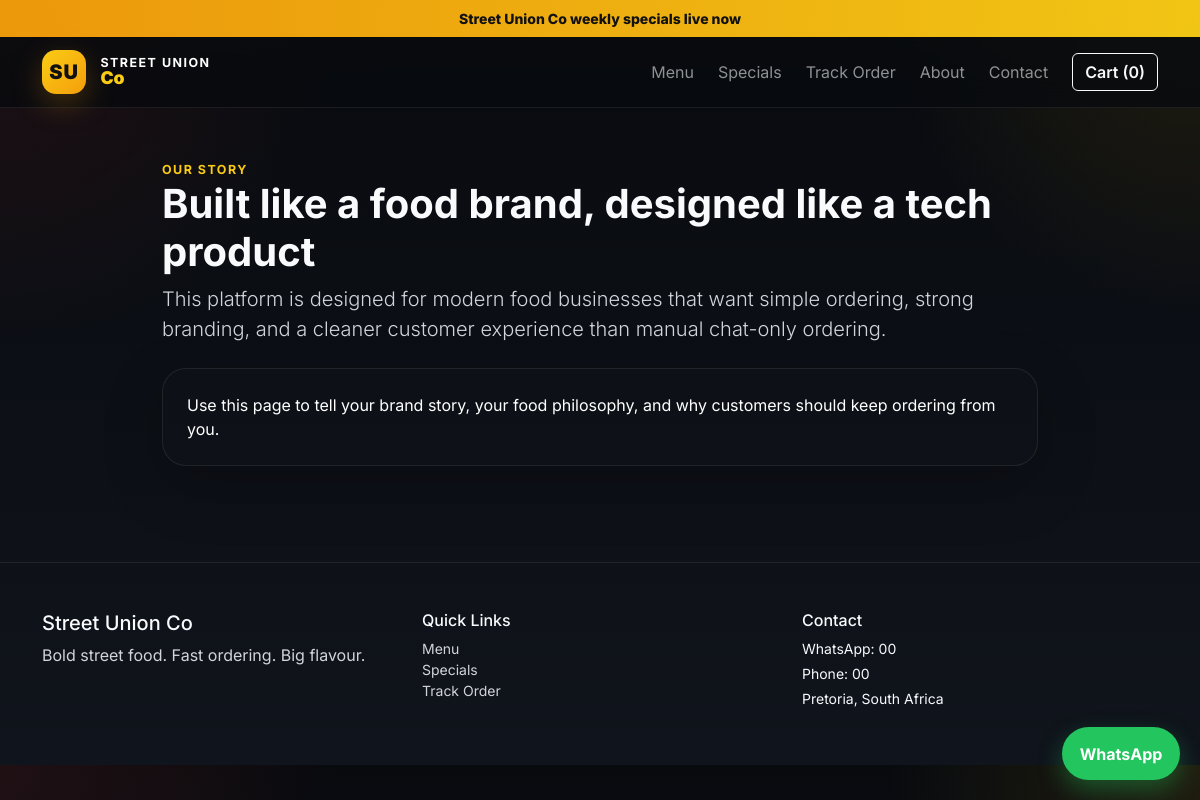
The page /about/ on the database its author committed.
### orders/models.py (models this page shows, shortened)
class TimeStampedModel(models.Model):
    created_at = models.DateTimeField(auto_now_add=True)
    updated_at = models.DateTimeField(auto_now=True)
    class Meta:
        abstract = True

class SiteSetting(TimeStampedModel):
    business_name = models.CharField(max_length=150, default='Street Union Co')
    tagline = models.CharField(max_length=220, blank=True)
    whatsapp_number = models.CharField(max_length=20, blank=True)
    support_email = models.EmailField(blank=True)
    phone_number = models.CharField(max_length=20, blank=True)
    address = models.TextField(blank=True)
    delivery_note = models.CharField(max_length=220, blank=True)
    promo_text = models.CharField(max_length=220, blank=True)

### orders/views.py (the view)
# urls.py: path('about/', views.about, name='about'),
def about(request: HttpRequest) -> HttpResponse:
    return render(request, 'orders/about.html')

### orders/templates/orders/about.html (shortened to what this page needs)
{% extends 'orders/base.html' %}
{% block content %}
<section class="py-5">
    <div class="container narrow-copy">
        <span class="section-kicker">Our story</span>
        <h1 class="fw-bold">Built like a food brand, designed like a tech product</h1>
        <p class="lead text-light-emphasis">This platform is designed for modern food businesses that want simple ordering, strong branding, and a cleaner customer experience than manual chat-only ordering.</p>
        <div class="panel p-4 mt-4">
            <p class="mb-0">Use this page to tell your brand story, your food philosophy, and why customers should keep ordering from you.</p>
        </div>
    </div>
</section>
{% endblock %}

### orders/templates/orders/base.html (shortened to what this page needs)
{% load static %}
<!doctype html>
<html lang="en">
<head>
    <link href="https://cdn.jsdelivr.net/npm/bootstrap@5.3.3/dist/css/bootstrap.min.css" rel="stylesheet">
    <link href="{% static 'css/styles.css' %}" rel="stylesheet">
</head>
<body>
    <div class="promo-bar text-center py-2 small">
        {{ site_settings.promo_text|default:'Street Union Co specials are live this week' }}
    </div>
    <nav class="navbar navbar-expand-lg navbar-dark sticky-top glass-nav">
        <div class="container">
            <a class="navbar-brand fw-bold brand-lockup" href="{% url 'orders:home' %}">
                <span class="brand-mark">SU</span>
                <span>
                    <small>Street Union</small>
                    <strong>Co</strong>
                </span>
            </a>
            <div class="collapse navbar-collapse">
                <ul class="navbar-nav ms-auto mb-2 mb-lg-0 align-items-lg-center gap-lg-2">
                    <li class="nav-item"><a class="nav-link" href="{% url 'orders:menu' %}">Menu</a></li>
                    <li class="nav-item"><a class="nav-link" href="{% url 'orders:specials' %}">Specials</a></li>
                    <li class="nav-item"><a class="nav-link" href="{% url 'orders:track_order' %}">Track Order</a></li>
                    <li class="nav-item"><a class="nav-link" href="{% url 'orders:about' %}">About</a></li>
                    <li class="nav-item"><a class="nav-link" href="{% url 'orders:contact' %}">Contact</a></li>
                    <li class="nav-item ms-lg-2">
                        <button class="btn btn-outline-light fw-semibold" type="button" data-bs-toggle="offcanvas" data-bs-target="#cartDrawer">
                            Cart ({{ cart_count|default:0 }})
                        </button>
                    </li>
                </ul>
            </div>
        </div>
    </nav>
    <main>
        {% block content %}{% endblock %}
    </main>
    <a class="whatsapp-float" target="_blank" rel="noopener" href="https://wa.me/{{ whatsapp_number }}">WhatsApp</a>
    <footer class="site-footer mt-5 py-5">
        <div class="container">
            <div class="row g-4">
                <div class="col-md-4">
                    <h5>{{ business_name }}</h5>
                    <p class="text-light-emphasis">{{ site_settings.tagline|default:'Fast flavour. Strong branding. Clean ordering.' }}</p>
                </div>
                <div class="col-md-4">
                    <h6>Quick Links</h6>
                    <ul class="list-unstyled small">
                        <li><a href="{% url 'orders:menu' %}">Menu</a></li>
                        <li><a href="{% url 'orders:specials' %}">Specials</a></li>
                        <li><a href="{% url 'orders:track_order' %}">Track Order</a></li>
                    </ul>
                </div>
                <div class="col-md-4">
                    <h6>Contact</h6>
                    <p class="small mb-1">WhatsApp: {{ site_settings.whatsapp_number|default:whatsapp_number }}</p>
                    <p class="small mb-1">Phone: {{ site_settings.phone_number|default:'067 000 0000' }}</p>
                    <p class="small mb-0">{{ site_settings.address|default:'Pretoria, South Africa' }}</p>
                </div>
            </div>
        </div>
    </footer>
</body>
</html>

### static/css/styles.css (style rules this page uses)
:root { --bg: #0b0d12; --panel: rgba(15, 18, 24, 0.92); --panel-2: rgba(22, 26, 34, 0.95); --panel-border: rgba(255, 255, 255, 0.08); --text: #f8fafc; --muted: #d1d5db; --accent: #facc15; --accent-strong: #f59e0b; --success: #22c55e; }
* { box-sizing: border-box; }
body { font-family: 'Inter', sans-serif; background: radial-gradient(circle at top right, rgba(250, 204, 21, 0.10), transparent 22%), radial-gradient(circle at top left, rgba(239, 68, 68, 0.10), transparent 24%), linear-gradient(180deg, #080a0e 0%, #10141c 100%); color: var(--text); }
a { color: inherit; text-decoration: none; }
.promo-bar { background: linear-gradient(90deg, rgba(245, 158, 11, 0.96), rgba(250, 204, 21, 0.96)); color: #111111; font-weight: 800; }
.glass-nav { backdrop-filter: blur(18px); background: rgba(8, 10, 14, 0.80); border-bottom: 1px solid var(--panel-border); }
.brand-lockup { display: inline-flex; align-items: center; gap: 0.9rem; }
.brand-mark { width: 44px; height: 44px; display: inline-flex; align-items: center; justify-content: center; border-radius: 14px; background: linear-gradient(135deg, var(--accent), var(--accent-strong)); color: #111111; font-weight: 900; letter-spacing: 0.04em; box-shadow: 0 10px 30px rgba(245, 158, 11, 0.25); }
.brand-lockup small, .brand-lockup strong { display: block; line-height: 1; }
.brand-lockup small { color: #ffffff; font-size: 0.78rem; text-transform: uppercase; letter-spacing: 0.12em; }
.brand-lockup strong { color: var(--accent); font-size: 1.1rem; }
.hero-panel, .panel, .success-panel, .special-card, .food-card, .empty-panel, .cart-drawer { background: var(--panel); border: 1px solid var(--panel-border); box-shadow: 0 20px 60px rgba(0, 0, 0, 0.24); border-radius: 1.5rem; }
.section-kicker { text-transform: uppercase; letter-spacing: 0.12em; color: var(--accent); font-size: 0.78rem; font-weight: 700; }
.whatsapp-float { position: fixed; right: 20px; bottom: 20px; background: #22c55e; color: white; padding: 0.9rem 1.1rem; border-radius: 999px; font-weight: 700; box-shadow: 0 10px 25px rgba(34,197,94,0.35); z-index: 1040; }
.site-footer { border-top: 1px solid var(--panel-border); color: var(--text); }
.site-footer a { color: var(--muted); }
.narrow-copy { max-width: 900px; }
.text-light-emphasis, .text-body-secondary, .text-muted { color: #d1d5db !important; }
.food-card h5, .food-card p, .hero-panel h3, .hero-panel p, .special-card h4, .special-card p, .empty-panel, .panel, .success-panel, .mini-panel, .stat-card, .category-pill, .drawer-item, .drawer-total, .cart-drawer { color: #ffffff; }

### rows shown on the page
SiteSetting: promo_text "Street Union Co weekly specials live now", business_name "Street Union Co", tagline "Bold street food. Fast ordering. Big flavour.", whatsapp_number "00", phone_number "00", address "Pretoria, South Africa"

### other values the page prints
{{ cart_count|default:0 }} "0"
